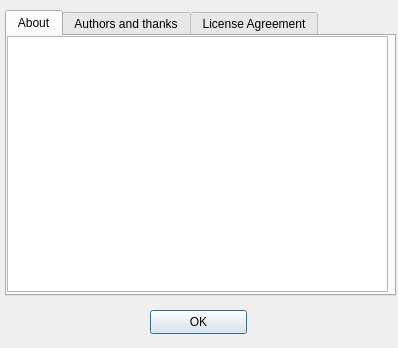
<?xml version="1.0" encoding="UTF-8"?>
<ui version="4.0">
 <class>Dialog</class>
 <widget class="QDialog" name="Dialog">
  <property name="geometry">
   <rect>
    <x>0</x>
    <y>0</y>
    <width>398</width>
    <height>348</height>
   </rect>
  </property>
  <property name="windowTitle">
   <string>About ScheduleViewer</string>
  </property>
  <property name="windowIcon">
   <iconset resource="../resources.qrc">
    <normaloff>:/icons/icons/dialog-information.png</normaloff>:/icons/icons/dialog-information.png</iconset>
  </property>
  <widget class="QTabWidget" name="tabWidget">
   <property name="geometry">
    <rect>
     <x>5</x>
     <y>10</y>
     <width>391</width>
     <height>286</height>
    </rect>
   </property>
   <property name="currentIndex">
    <number>0</number>
   </property>
   <widget class="QWidget" name="tab1">
    <attribute name="title">
     <string>About</string>
    </attribute>
    <widget class="QTextEdit" name="aboutTextEdit">
     <property name="geometry">
      <rect>
       <x>0</x>
       <y>0</y>
       <width>381</width>
       <height>256</height>
      </rect>
     </property>
     <property name="frameShadow">
      <enum>QFrame::Plain</enum>
     </property>
     <property name="textInteractionFlags">
      <set>Qt::TextSelectableByKeyboard|Qt::TextSelectableByMouse</set>
     </property>
    </widget>
   </widget>
   <widget class="QWidget" name="tab2">
    <attribute name="title">
     <string>Authors and thanks</string>
    </attribute>
    <widget class="QTextEdit" name="thanksTextEdit">
     <property name="geometry">
      <rect>
       <x>0</x>
       <y>0</y>
       <width>381</width>
       <height>256</height>
      </rect>
     </property>
     <property name="frameShadow">
      <enum>QFrame::Plain</enum>
     </property>
     <property name="textInteractionFlags">
      <set>Qt::TextSelectableByKeyboard|Qt::TextSelectableByMouse</set>
     </property>
    </widget>
   </widget>
   <widget class="QWidget" name="tab3">
    <attribute name="title">
     <string>License Agreement</string>
    </attribute>
    <widget class="QTextEdit" name="licenseTextEdit">
     <property name="geometry">
      <rect>
       <x>0</x>
       <y>0</y>
       <width>381</width>
       <height>256</height>
      </rect>
     </property>
     <property name="frameShadow">
      <enum>QFrame::Plain</enum>
     </property>
     <property name="textInteractionFlags">
      <set>Qt::TextSelectableByKeyboard|Qt::TextSelectableByMouse</set>
     </property>
    </widget>
   </widget>
  </widget>
  <widget class="QPushButton" name="okButton">
   <property name="geometry">
    <rect>
     <x>150</x>
     <y>310</y>
     <width>97</width>
     <height>24</height>
    </rect>
   </property>
   <property name="text">
    <string>OK</string>
   </property>
  </widget>
 </widget>
 <resources>
  <include location="../resources.qrc"/>
 </resources>
 <connections>
  <connection>
   <sender>okButton</sender>
   <signal>clicked()</signal>
   <receiver>Dialog</receiver>
   <slot>accept()</slot>
   <hints>
    <hint type="sourcelabel">
     <x>198</x>
     <y>321</y>
    </hint>
    <hint type="destinationlabel">
     <x>198</x>
     <y>173</y>
    </hint>
   </hints>
  </connection>
 </connections>
</ui>
